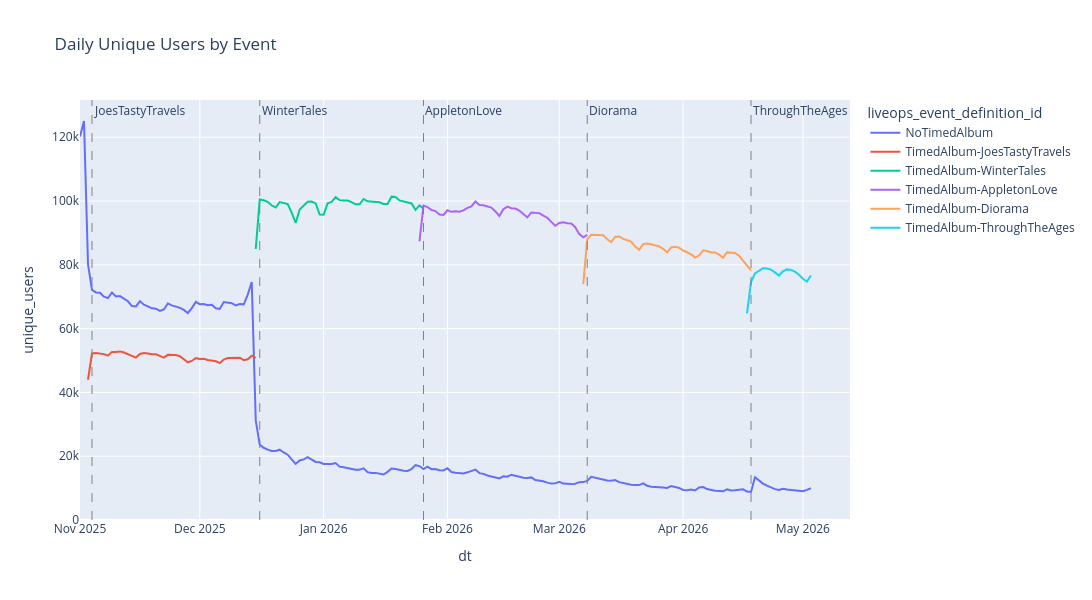

The code cell stored with this chart in its notebook:
### Code cell
# hide-output
fig = px.line(daily_users_event, 
              x='dt', 
              y='unique_users',
              color='liveops_event_definition_id',
              title='Daily Unique Users by Event',
              width=1200,
              height=600,
              hover_data={'unique_users': True})

fig = add_vlines_to_figure(fig, vlines_events)

fig.update_yaxes(rangemode='tozero')
fig.show()

### Figure 1 — Plotly figure (JSON) as saved in the notebook; plotly's stock layout.template omitted (floating-point values rounded to 4 significant figures; data arrays with more than 128 entries replaced by an {"elided": "..."} marker saying what was removed)
{"data": [{"hovertemplate": "liveops_event_definition_id=NoTimedAlbum<br>dt=%{x}<br>unique_users=%{y}<extra></extra>", "legendgroup": "NoTimedAlbum", "line": {"color": "#636efa", "dash": "solid"}, "marker": {"symbol": "circle"}, "mode": "lines", "name": "NoTimedAlbum", "orientation": "v", "showlegend": true, "type": "scatter", "x": {"elided": "184 str values"}, "xaxis": "x", "y": {"elided": "184 int values"}, "yaxis": "y"}, {"hovertemplate": "liveops_event_definition_id=TimedAlbum-JoesTastyTravels<br>dt=%{x}<br>unique_users=%{y}<extra></extra>", "legendgroup": "TimedAlbum-JoesTastyTravels", "line": {"color": "#EF553B", "dash": "solid"}, "marker": {"symbol": "circle"}, "mode": "lines", "name": "TimedAlbum-JoesTastyTravels", "orientation": "v", "showlegend": true, "type": "scatter", "x": ["2025-11-03", "2025-11-04", "2025-11-05", "2025-11-06", "2025-11-07", "2025-11-08", "2025-11-09", "2025-11-10", "2025-11-11", "2025-11-12", "2025-11-13", "2025-11-14", "2025-11-15", "2025-11-16", "2025-11-17", "2025-11-18", "2025-11-19", "2025-11-20", "2025-11-21", "2025-11-22", "2025-11-23", "2025-11-24", "2025-11-25", "2025-11-26", "2025-11-27", "2025-11-28", "2025-11-29", "2025-11-30", "2025-12-01", "2025-12-02", "2025-12-03", "2025-12-04", "2025-12-05", "2025-12-06", "2025-12-07", "2025-12-08", "2025-12-09", "2025-12-10", "2025-12-11", "2025-12-12", "2025-12-13", "2025-12-14", "2025-12-15"], "xaxis": "x", "y": [43977, 52210, 52384, 52189, 52011, 51541, 52711, 52703, 52864, 52525, 52067, 51515, 50922, 52057, 52342, 52235, 51958, 51948, 51541, 50914, 51774, 51851, 51725, 51348, 50312, 49455, 49870, 50776, 50465, 50541, 50182, 50028, 49774, 49190, 50305, 50765, 50764, 50742, 50881, 50109, 50406, 51509, 50839], "yaxis": "y"}, {"hovertemplate": "liveops_event_definition_id=TimedAlbum-WinterTales<br>dt=%{x}<br>unique_users=%{y}<extra></extra>", "legendgroup": "TimedAlbum-WinterTales", "line": {"color": "#00cc96", "dash": "solid"}, "marker": {"symbol": "circle"}, "mode": "lines", "name": "TimedAlbum-WinterTales", "orientation": "v", "showlegend": true, "type": "scatter", "x": ["2025-12-15", "2025-12-16", "2025-12-17", "2025-12-18", "2025-12-19", "2025-12-20", "2025-12-21", "2025-12-22", "2025-12-23", "2025-12-24", "2025-12-25", "2025-12-26", "2025-12-27", "2025-12-28", "2025-12-29", "2025-12-30", "2025-12-31", "2026-01-01", "2026-01-02", "2026-01-03", "2026-01-04", "2026-01-05", "2026-01-06", "2026-01-07", "2026-01-08", "2026-01-09", "2026-01-10", "2026-01-11", "2026-01-12", "2026-01-13", "2026-01-14", "2026-01-15", "2026-01-16", "2026-01-17", "2026-01-18", "2026-01-19", "2026-01-20", "2026-01-21", "2026-01-22", "2026-01-23", "2026-01-24", "2026-01-25", "2026-01-26"], "xaxis": "x", "y": [84968, 100509, 100264, 99776, 98595, 97975, 99663, 99394, 99037, 96363, 93120, 97373, 98504, 99799, 99841, 99247, 95762, 95726, 99307, 99753, 101229, 100287, 100156, 100170, 99668, 98970, 99006, 100658, 99913, 99838, 99737, 99604, 99069, 99097, 101384, 101287, 100206, 99848, 99627, 99256, 97257, 98649, 97655], "yaxis": "y"}, {"hovertemplate": "liveops_event_definition_id=TimedAlbum-AppletonLove<br>dt=%{x}<br>unique_users=%{y}<extra></extra>", "legendgroup": "TimedAlbum-AppletonLove", "line": {"color": "#ab63fa", "dash": "solid"}, "marker": {"symbol": "circle"}, "mode": "lines", "name": "TimedAlbum-AppletonLove", "orientation": "v", "showlegend": true, "type": "scatter", "x": ["2026-01-25", "2026-01-26", "2026-01-27", "2026-01-28", "2026-01-29", "2026-01-30", "2026-01-31", "2026-02-01", "2026-02-02", "2026-02-03", "2026-02-04", "2026-02-05", "2026-02-06", "2026-02-07", "2026-02-08", "2026-02-09", "2026-02-10", "2026-02-11", "2026-02-12", "2026-02-13", "2026-02-14", "2026-02-15", "2026-02-16", "2026-02-17", "2026-02-18", "2026-02-19", "2026-02-20", "2026-02-21", "2026-02-22", "2026-02-23", "2026-02-24", "2026-02-25", "2026-02-26", "2026-02-27", "2026-02-28", "2026-03-01", "2026-03-02", "2026-03-03", "2026-03-04", "2026-03-05", "2026-03-06", "2026-03-07", "2026-03-08"], "xaxis": "x", "y": [87361, 98594, 98115, 97169, 96849, 95776, 95666, 97124, 96622, 96792, 96657, 97084, 97859, 98322, 99871, 98751, 98705, 98379, 97960, 96756, 95322, 97458, 98275, 97767, 97650, 97021, 95867, 94866, 96438, 96423, 96220, 95442, 94784, 93475, 92261, 93116, 93364, 93049, 92937, 91800, 89625, 88608, 89387], "yaxis": "y"}, {"hovertemplate": "liveops_event_definition_id=TimedAlbum-Diorama<br>dt=%{x}<br>unique_users=%{y}<extra></extra>", "legendgroup": "TimedAlbum-Diorama", "line": {"color": "#FFA15A", "dash": "solid"}, "marker": {"symbol": "circle"}, "mode": "lines", "name": "TimedAlbum-Diorama", "orientation": "v", "showlegend": true, "type": "scatter", "x": ["2026-03-07", "2026-03-08", "2026-03-09", "2026-03-10", "2026-03-11", "2026-03-12", "2026-03-13", "2026-03-14", "2026-03-15", "2026-03-16", "2026-03-17", "2026-03-18", "2026-03-19", "2026-03-20", "2026-03-21", "2026-03-22", "2026-03-23", "2026-03-24", "2026-03-25", "2026-03-26", "2026-03-27", "2026-03-28", "2026-03-29", "2026-03-30", "2026-03-31", "2026-04-01", "2026-04-02", "2026-04-03", "2026-04-04", "2026-04-05", "2026-04-06", "2026-04-07", "2026-04-08", "2026-04-09", "2026-04-10", "2026-04-11", "2026-04-12", "2026-04-13", "2026-04-14", "2026-04-15", "2026-04-16", "2026-04-17", "2026-04-18"], "xaxis": "x", "y": [73968, 88066, 89415, 89388, 89334, 89311, 88025, 87158, 88807, 88883, 88117, 87709, 87278, 85746, 84706, 86512, 86688, 86471, 86052, 85766, 85023, 83942, 85435, 85646, 85396, 84487, 83951, 83330, 82268, 82919, 84567, 84352, 83893, 83885, 83212, 82231, 83900, 83787, 83700, 82837, 81307, 79658, 78278], "yaxis": "y"}, {"hovertemplate": "liveops_event_definition_id=TimedAlbum-ThroughTheAges<br>dt=%{x}<br>unique_users=%{y}<extra></extra>", "legendgroup": "TimedAlbum-ThroughTheAges", "line": {"color": "#19d3f3", "dash": "solid"}, "marker": {"symbol": "circle"}, "mode": "lines", "name": "TimedAlbum-ThroughTheAges", "orientation": "v", "showlegend": true, "type": "scatter", "x": ["2026-04-17", "2026-04-18", "2026-04-19", "2026-04-20", "2026-04-21", "2026-04-22", "2026-04-23", "2026-04-24", "2026-04-25", "2026-04-26", "2026-04-27", "2026-04-28", "2026-04-29", "2026-04-30", "2026-05-01", "2026-05-02", "2026-05-03"], "xaxis": "x", "y": [64777, 74598, 77305, 78160, 78962, 78839, 78490, 77636, 76648, 77962, 78573, 78427, 77865, 76896, 75644, 74741, 76665], "yaxis": "y"}], "layout": {"annotations": [{"showarrow": false, "text": "JoesTastyTravels", "x": 1762214400000, "xanchor": "left", "xref": "x", "y": 1, "yanchor": "top", "yref": "y domain"}, {"showarrow": false, "text": "WinterTales", "x": 1765843200000, "xanchor": "left", "xref": "x", "y": 1, "yanchor": "top", "yref": "y domain"}, {"showarrow": false, "text": "AppletonLove", "x": 1769385600000, "xanchor": "left", "xref": "x", "y": 1, "yanchor": "top", "yref": "y domain"}, {"showarrow": false, "text": "Diorama", "x": 1772928000000, "xanchor": "left", "xref": "x", "y": 1, "yanchor": "top", "yref": "y domain"}, {"showarrow": false, "text": "ThroughTheAges", "x": 1776470400000, "xanchor": "left", "xref": "x", "y": 1, "yanchor": "top", "yref": "y domain"}], "height": 600, "legend": {"title": {"text": "liveops_event_definition_id"}, "tracegroupgap": 0}, "shapes": [{"line": {"color": "gray", "dash": "dash", "width": 1}, "type": "line", "x0": 1762214400000, "x1": 1762214400000, "xref": "x", "y0": 0, "y1": 1, "yref": "y domain"}, {"line": {"color": "gray", "dash": "dash", "width": 1}, "type": "line", "x0": 1765843200000, "x1": 1765843200000, "xref": "x", "y0": 0, "y1": 1, "yref": "y domain"}, {"line": {"color": "gray", "dash": "dash", "width": 1}, "type": "line", "x0": 1769385600000, "x1": 1769385600000, "xref": "x", "y0": 0, "y1": 1, "yref": "y domain"}, {"line": {"color": "gray", "dash": "dash", "width": 1}, "type": "line", "x0": 1772928000000, "x1": 1772928000000, "xref": "x", "y0": 0, "y1": 1, "yref": "y domain"}, {"line": {"color": "gray", "dash": "dash", "width": 1}, "type": "line", "x0": 1776470400000, "x1": 1776470400000, "xref": "x", "y0": 0, "y1": 1, "yref": "y domain"}], "title": {"text": "Daily Unique Users by Event"}, "width": 1200, "xaxis": {"anchor": "y", "domain": [0, 1], "title": {"text": "dt"}}, "yaxis": {"anchor": "x", "domain": [0, 1], "rangemode": "tozero", "title": {"text": "unique_users"}}}}
